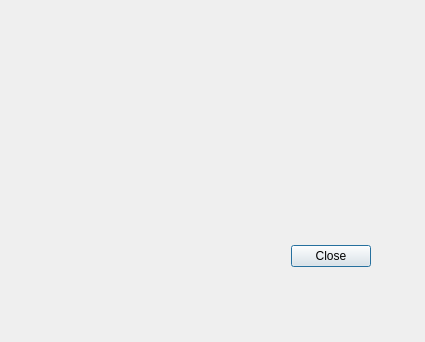
<?xml version="1.0" encoding="UTF-8"?>
<ui version="4.0">
 <class>Dialog</class>
 <widget class="QDialog" name="Dialog">
  <property name="geometry">
   <rect>
    <x>0</x>
    <y>0</y>
    <width>425</width>
    <height>342</height>
   </rect>
  </property>
  <property name="windowTitle">
   <string>Dialog</string>
  </property>
  <widget class="QDialogButtonBox" name="buttonBox">
   <property name="geometry">
    <rect>
     <x>30</x>
     <y>240</y>
     <width>341</width>
     <height>32</height>
    </rect>
   </property>
   <property name="orientation">
    <enum>Qt::Horizontal</enum>
   </property>
   <property name="standardButtons">
    <set>QDialogButtonBox::Close</set>
   </property>
  </widget>
 </widget>
 <resources/>
 <connections>
  <connection>
   <sender>buttonBox</sender>
   <signal>rejected()</signal>
   <receiver>Dialog</receiver>
   <slot>reject()</slot>
   <hints>
    <hint type="sourcelabel">
     <x>316</x>
     <y>260</y>
    </hint>
    <hint type="destinationlabel">
     <x>286</x>
     <y>274</y>
    </hint>
   </hints>
  </connection>
  <connection>
   <sender>buttonBox</sender>
   <signal>accepted()</signal>
   <receiver>Dialog</receiver>
   <slot>accept()</slot>
   <hints>
    <hint type="sourcelabel">
     <x>248</x>
     <y>254</y>
    </hint>
    <hint type="destinationlabel">
     <x>157</x>
     <y>274</y>
    </hint>
   </hints>
  </connection>
 </connections>
</ui>
